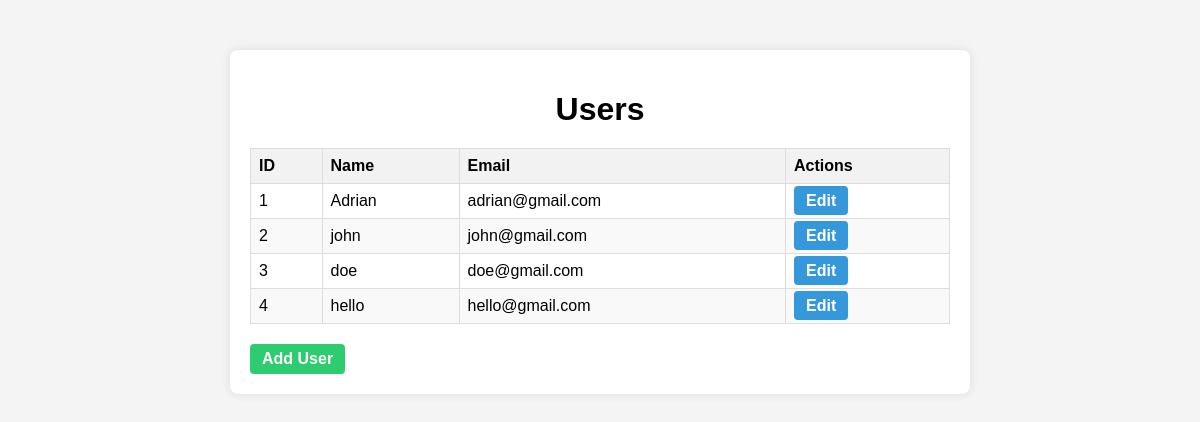
The app's page /users, older data.
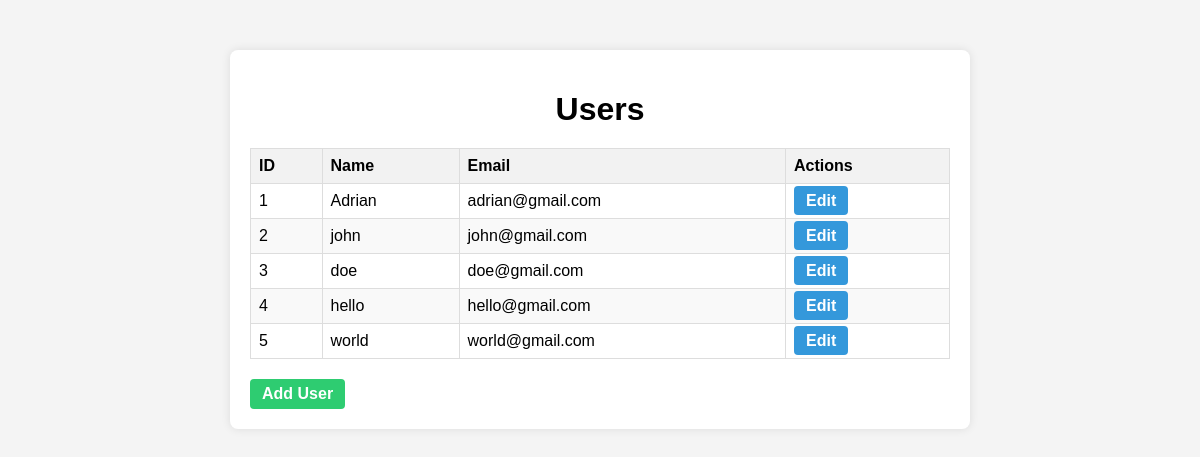
The same page, newer data.
### app/models.py (models this page shows)
class User(Base):
    __tablename__ = "users"
    id = Column(Integer, primary_key=True, index=True)
    name = Column(String, nullable=False)
    email = Column(String, unique=True, index=True)
    is_active = Column(Boolean, default=True)

### app/routers/users.py (the view)
@router.get("/users")
def list_users(request: Request, db: Session = Depends(get_db)):
    users = crud.get_users(db)
    return templates.TemplateResponse("users.html", {
        "request": request,
        "users": users
    })

### app/templates/users.html
{% extends "base.html" %}
{% block content %}
    <div class="container">
        <h1>Users</h1>
        <table class="users-table">
            <thead>
                <tr>
                    <th>ID</th>
                    <th>Name</th>
                    <th>Email</th>
                    <th>Actions</th>
                </tr>
            </thead>
            <tbody>
                {% for user in users %}
                <tr>
                    <td>{{ user.id }}</td>
                    <td>{{ user.name }}</td>
                    <td>{{ user.email }}</td>
                    <td>
                        <a class="btn edit-btn" href="/users/{{ user.id }}/edit">Edit</a>
                    </td>
                </tr>
                {% endfor %}
            </tbody>
        </table>
        <a class="btn add-btn" href="/users/new">Add User</a>
    </div>
{% endblock %}

Row changes from the older to the newer data that the page shows:
added User: id "5", name "world", email "world@gmail.com"
